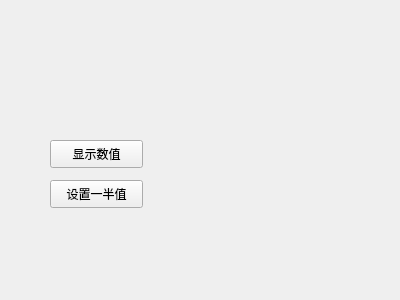
<?xml version="1.0" encoding="UTF-8"?>
<ui version="4.0">
 <class>Widget</class>
 <widget class="QWidget" name="Widget">
  <property name="geometry">
   <rect>
    <x>0</x>
    <y>0</y>
    <width>400</width>
    <height>300</height>
   </rect>
  </property>
  <property name="windowTitle">
   <string>Widget</string>
  </property>
  <widget class="SmallWidget" name="widget" native="true">
   <property name="geometry">
    <rect>
     <x>20</x>
     <y>30</y>
     <width>221</width>
     <height>80</height>
    </rect>
   </property>
  </widget>
  <widget class="QPushButton" name="btn_showNum">
   <property name="geometry">
    <rect>
     <x>50</x>
     <y>140</y>
     <width>93</width>
     <height>28</height>
    </rect>
   </property>
   <property name="text">
    <string>显示数值</string>
   </property>
  </widget>
  <widget class="QPushButton" name="btn_setHalfNum">
   <property name="geometry">
    <rect>
     <x>50</x>
     <y>180</y>
     <width>93</width>
     <height>28</height>
    </rect>
   </property>
   <property name="text">
    <string>设置一半值</string>
   </property>
  </widget>
 </widget>
 <layoutdefault spacing="6" margin="11"/>
 <customwidgets>
  <customwidget>
   <class>SmallWidget</class>
   <extends>QWidget</extends>
   <header location="global">smallwidget.h</header>
   <container>1</container>
  </customwidget>
 </customwidgets>
 <resources/>
 <connections/>
</ui>
